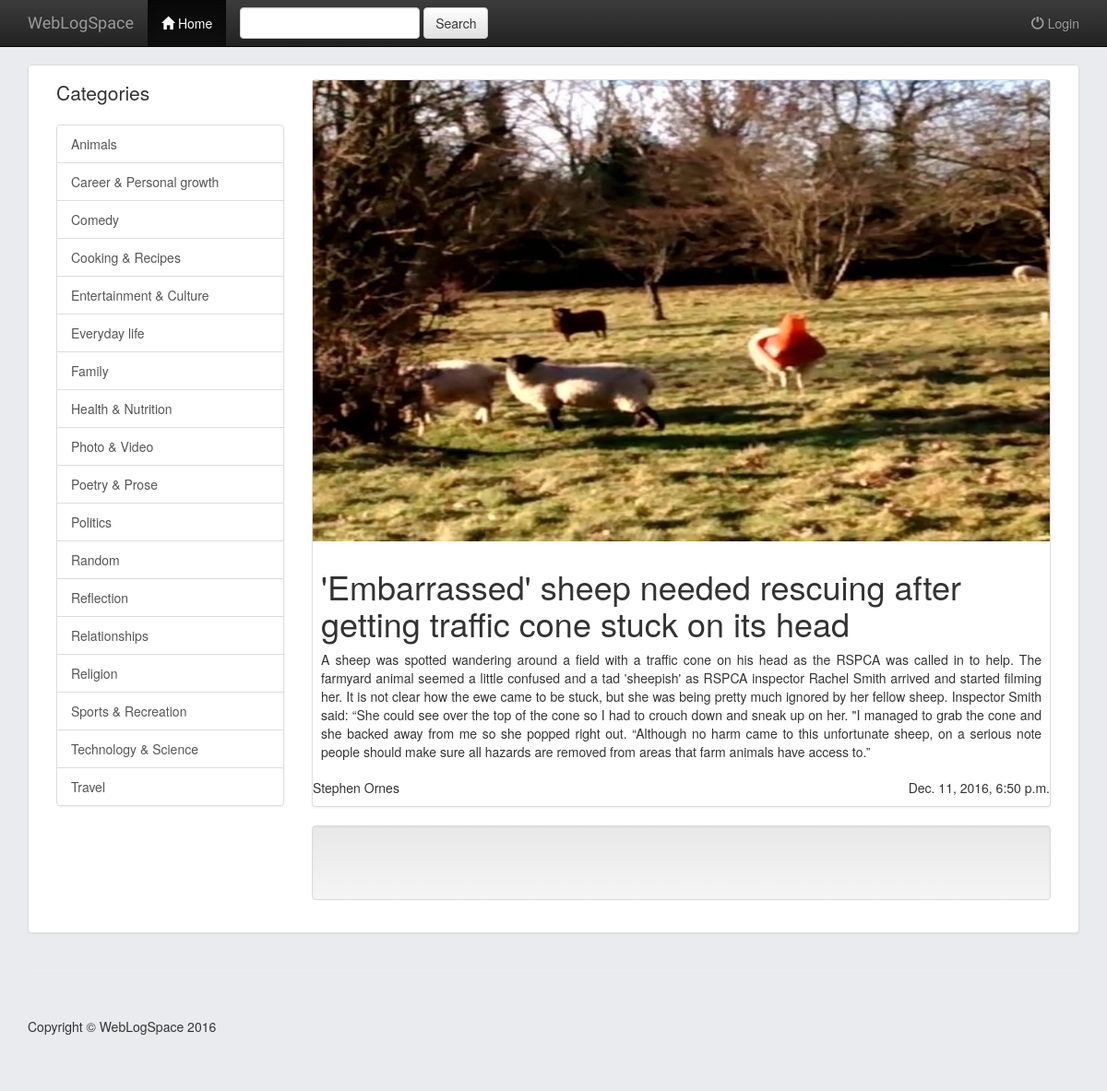
The app's page /blog/37/ with its own data.
### home/models.py (models this page shows, shortened)
class Category(models.Model):
    name = models.CharField(max_length=30, blank=False, unique=True)

class Blog(models.Model):
    title = models.CharField(max_length=255, blank=False)
    category = models.ForeignKey(Category, on_delete=models.CASCADE, blank=False, default=12)
    text = models.CharField(max_length=100000, blank=False)
    author = models.ForeignKey(User, on_delete=models.CASCADE)
    date_created = models.DateTimeField()
    picture = models.FileField(blank=False)
    class Meta:
        ordering = ['-date_created']

### home/views.py (the view, shortened to what this page needs)
# urls.py: url(r'^blog/(?P<blog_pk>[0-9]+)/$', views.blogview, name='blog'),
def blogview(request, blog_pk):
    user = request.user
    blog = get_object_or_404(Blog, pk=blog_pk)
    categories = Category.objects.all().order_by('name')
    return render(request, 'home/article.html', {'blog': blog, 'user':user, 'categories': categories})

### home/templates/home/article.html (shortened to what this page needs)
{% extends 'home/base.html' %}
{% block home_active %}active{% endblock %}
{% block body %}
<div class="col-md-9">
	<div class="thumbnail">
		<img class="img-responsive" src="{{ blog.picture.url }}" alt="{{ blog.title }}"style="max-height:500px;">
		<div class="caption-full">
			<h1>{{ blog.title }}</h1>
			<p id="tagline" class="fulljustify">{{ blog.text }}</p>
		</div>
		<div class="ratings">
			<p class="pull-right">{{ blog.date_created }}</p>
			<p>
				{% if user.is_authenticated %}
				<span><a href="{% url 'home:profile' blog.author.id %}">{{ blog.author.first_name }} {{ blog.author.last_name }}</a></span><br>
				<span></span>
				{% else %}
				<span>{{ blog.author.first_name }} {{ blog.author.last_name }}</span><br>
				{% endif %}
			</p>
		</div>
	</div>
	<div class="well">
		<hr>
	</div>
</div>
{% endblock %}

### home/templates/home/base.html (shortened to what this page needs)
<!DOCTYPE html>
<html lang="en">
	<head>
		{% load staticfiles %}
		<link rel="stylesheet" href="https://maxcdn.bootstrapcdn.com/bootstrap/3.3.7/css/bootstrap.min.css">
		<link rel="stylesheet" href="https://maxcdn.bootstrapcdn.com/bootstrap/3.3.7/css/bootstrap-theme.min.css">
		<link rel="stylesheet" type="text/css" href="{% static 'home/style.css' %}"/>
	</head>
	<body>
		<nav class="navbar navbar-inverse navbar-fixed-top">
			<div class="container">
				<div class="navbar-header">
					<a class="navbar-brand" href="{% url 'home:index' %}">WebLogSpace</a>
				</div>
				<div class="collapse navbar-collapse" id="topNavBar">
					<ul class="nav navbar-nav">
						<li class="{% block home_active %}{% endblock %}">
							<a href="{% url 'home:index' %}">
							<span class="glyphicon glyphicon-home"></span>
							Home
							</a>
						</li>
					</ul>
					<form class="navbar-form navbar-left" role="search" method="get" action="{% url 'home:index' %}">
						<div class="form-group">
							<input type="text" class="form-control" name="q" value="{{ request.GET.q }}">
						</div>
						<button type="submit" class="btn btn-default">Search</button>
					</form>
					<ul class="nav navbar-nav navbar-right">
						{% if user.is_authenticated %}
						<li class="{% block add_blog_active %}{% endblock %}">
							<a href="{% url 'home:add_blog' %}">
							<span class="glyphicon glyphicon-plus"></span>
							Add Blog
							</a>
						</li>
						<li class="">
							<a href="{% url 'home:logout' %}">
							<span class="glyphicon glyphicon-off"></span>
							Logout
							</a>
						</li>
						{% else %}
						<li class="{% block login_active %}{% endblock %}">
							<a href="{% url 'home:login' %}">
							<span class="glyphicon glyphicon-off"></span>
							Login
							</a>
						</li>
						{% endif %}
					</ul>
				</div>
			</div>
		</nav>
		<div class="container">
			<div class="row">
				<div class="col-sm-12 col-md-12">
					<div class="panel panel-default">
						<div class="panel-body">
							{% block sidebar %}
							{% for category in categories %}
							{% if forloop.first %}
							<div class="col-md-3">
								<p class="lead">Categories</p>
								<div class="list-group">
									{% endif %}
									<a href="{% url 'home:category' category.id %}" class="list-group-item">{{ category.name }}</a>
									{% endfor %}
								</div>
							</div>
							{% endblock %}
							{% block body %}
							{% endblock %}
						</div>
					</div>
				</div>
			</div>
		</div>
		{% block footer %}
		<div class="container">
			<hr>
			<footer>
				<div class="row">
					<div class="col-lg-12">
						<p>Copyright &copy; WebLogSpace 2016</p>
					</div>
				</div>
			</footer>
		</div>
		{% endblock %}
	</body>
</html>

### home/static/home/style.css (style rules this page uses)
body { padding-top: 70px; background-color: #e9ebee; }
.navbar-brand { font-family: 'Satisfy', cursive; }
.thumbnail img { width: 100%; }
.thumbnail { padding: 0; }
.thumbnail .caption-full { padding: 9px; color: #333; }
footer { margin: 50px 0; }
.fulljustify { text-align:justify; }
.fulljustify:after { display: inline-block; width: 100%; }

### records on screen
Category: shows "Categories", name "Animals"
Category: name "Career & Personal growth"
Category: name "Comedy"
Category: name "Cooking & Recipes"
Category: name "Entertainment & Culture"
Category: name "Everyday life"
Category: name "Family"
Category: name "Health & Nutrition"
Category: name "Photo & Video"
Category: name "Poetry & Prose"
Category: name "Politics"
Category: name "Random"
Category: name "Reflection"
Category: name "Relationships"
Category: name "Religion"
Category: name "Sports & Recreation"
Category: name "Technology & Science"
Category: name "Travel"
Blog: picture (picture), title "'Embarrassed' sheep needed rescuing after getting traffic cone stuck on its head", text "A sheep was spotted wandering around a field with a traffic cone on his head as the RSPCA was called in to help. The farmyard animal seemed a little confused and a tad 'sheepish' as RSPCA inspector Rachel Smith arrived and started filming her. It is not clear how the ewe came to be stuck, but she was being pretty much ignored by her fellow sheep. Inspector Smith said: “She could see over the top of the cone so I had to crouch down and sneak up on her. \"I managed to grab the cone and she backed away from me so she popped right out. “Although no harm came to this unfortunate sheep, on a serious note people should make sure all hazards are removed from areas that farm animals have access to.”", date_created "Dec. 11, 2016, 6:50 p.m.", author.first_name "Stephen", author.last_name "Ornes"
